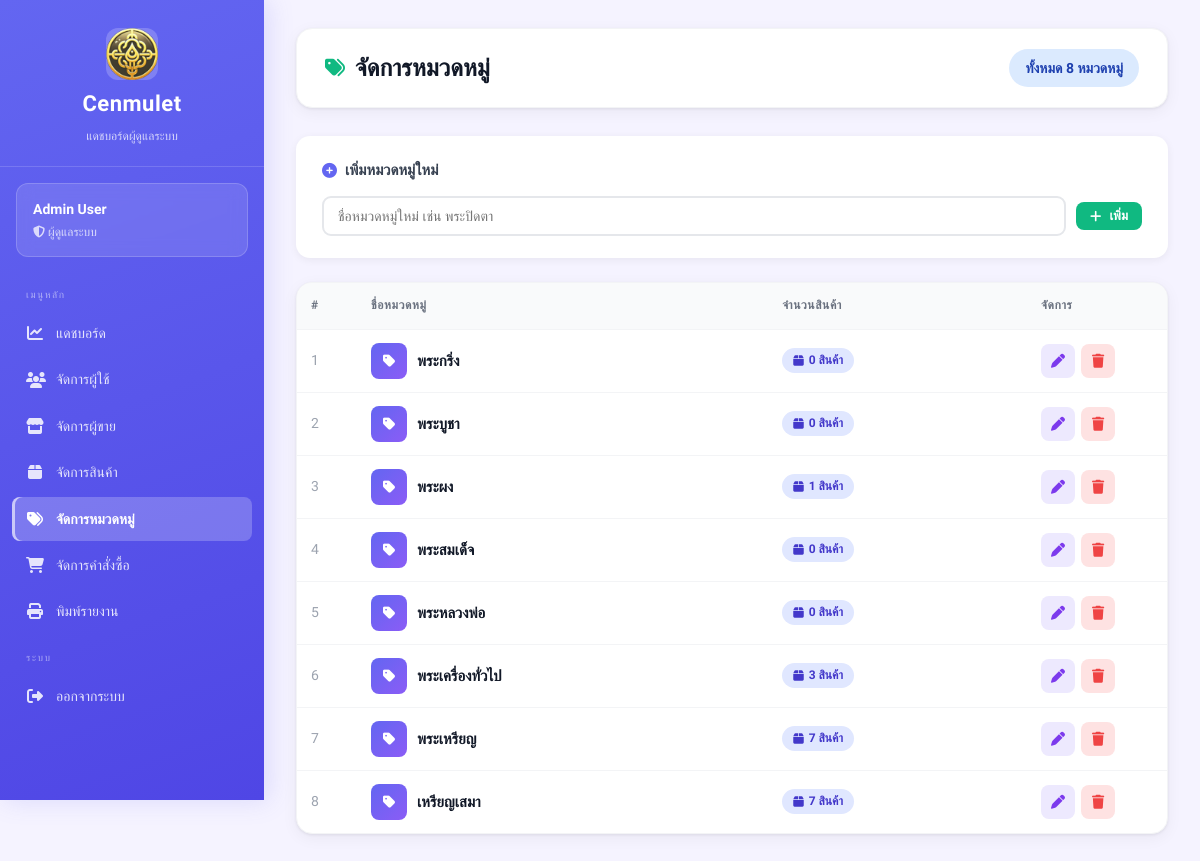
Screenshot of /views/admin/categories.php (signed in) with the database file from the repository.
### tables this page shows
CREATE TABLE categories (
    id INTEGER PRIMARY KEY AUTOINCREMENT,
    category_name TEXT
);

### views/admin/categories.php (the view, shortened to what this page needs)
<?php
require_once __DIR__ . "/../../config/db.php";
$admin_id = $_SESSION['user_id'];
$stmt = $db->prepare("SELECT * FROM admins WHERE id = :id");
$stmt->execute([':id' => $admin_id]);
$admin = $stmt->fetch(PDO::FETCH_ASSOC);
$categories = $db->query("
    SELECT c.*,
           COUNT(a.id) as product_count
    FROM categories c
    LEFT JOIN amulets a ON c.id = a.categoryId
    GROUP BY c.id
    ORDER BY c.category_name ASC
")->fetchAll(PDO::FETCH_ASSOC);
$total = count($categories);
?>
<!DOCTYPE html>
<html lang="th">
<head>
    <link rel="stylesheet" href="/public/css/dashboard.css">
    <link rel="stylesheet" href="https://cdnjs.cloudflare.com/ajax/libs/font-awesome/6.5.1/css/all.min.css">
</head>
<body class="admin">
<div class="dashboard-container">
<?php include __DIR__ . '/_sidebar.php'; ?>
<main class="main-content">
    <div class="top-bar">
        <h1><i class="fa-solid fa-tags"></i> จัดการหมวดหมู่</h1>
        <span class="badge badge-info" style="font-size:14px;padding:8px 16px">
            ทั้งหมด <?php echo $total; ?> หมวดหมู่
        </span>
    </div>
    <div class="cat-form-card">
        <h3><i class="fa-solid fa-plus-circle"></i> เพิ่มหมวดหมู่ใหม่</h3>
        <form action="/admin/category_action.php" method="POST">
            <div class="cat-input-row">
                <input type="text" name="category_name" id="newCategoryName"
                       placeholder="ชื่อหมวดหมู่ใหม่ เช่น พระปิดตา" required maxlength="100"
                       autocomplete="off">
                <button type="submit" class="btn btn-primary btn-sm" style="white-space:nowrap">
                    <i class="fa-solid fa-plus"></i> เพิ่ม
                </button>
            </div>
        </form>
    </div>
    <div class="card">
        <div class="table-wrapper">
        <?php if (count($categories) > 0): ?>
        <table id="catTable">
            <thead>
                <tr>
                    <th style="width:60px">#</th>
                    <th>ชื่อหมวดหมู่</th>
                    <th>จำนวนสินค้า</th>
                    <th style="width:140px">จัดการ</th>
                </tr>
            </thead>
            <tbody>
            <?php foreach ($categories as $i => $c): ?>
            <tr id="row-<?php echo $c['id']; ?>">
                <td style="color:#9ca3af"><?php echo $i + 1; ?></td>
                <td>
                    <div id="view-<?php echo $c['id']; ?>"
                         style="display:flex;align-items:center;gap:10px">
                        <div style="width:36px;height:36px;border-radius:8px;background:linear-gradient(135deg,#6366f1,#8b5cf6);display:flex;align-items:center;justify-content:center;color:#fff;flex-shrink:0">
                            <i class="fa-solid fa-tag"></i>
                        </div>
                        <strong style="font-size:15px"><?php echo htmlspecialchars($c['category_name']); ?></strong>
                    </div>
                </td>
                <td>
                    <span class="cat-count-chip">
                        <i class="fa-solid fa-box"></i>
                        <?php echo number_format($c['product_count']); ?> สินค้า
                    </span>
                </td>
                <td>
                    <div id="viewBtns-<?php echo $c['id']; ?>" style="display:flex;gap:6px">
                        <button class="btn-icon edit-cat" title="แก้ไข"
                                onclick="startEdit(<?php echo $c['id']; ?>)">
                            <i class="fa-solid fa-pen"></i>
                        </button>
                        <form action="/admin/category_action.php" method="POST"
                              onsubmit="return confirmDelete(<?php echo $c['product_count']; ?>, '<?php echo htmlspecialchars(addslashes($c['category_name'])); ?>')">
                            <button type="submit" class="btn-icon delete-cat" title="ลบ">
                                <i class="fa-solid fa-trash"></i>
                            </button>
                        </form>
                    </div>
                </td>
            </tr>
            <?php endforeach; ?>
            </tbody>
        </table>
        <?php endif; ?>
        </div>
    </div>
</main>
</div>
</body>
</html>

### views/admin/_sidebar.php (shortened to what this page needs)
<?php
$current = basename($_SERVER['PHP_SELF']);
?>
<aside class="sidebar admin">
    <div class="sidebar-header">
        <img src="/public/images/image.png" alt="">
        <h2>Cenmulet</h2>
        <p>แดชบอร์ดผู้ดูแลระบบ</p>
    </div>
    <div class="sidebar-user">
        <h3><?php echo htmlspecialchars($admin['fullname']); ?></h3>
        <p><i class="fa-solid fa-shield-halved"></i> ผู้ดูแลระบบ</p>
    </div>
    <ul class="sidebar-menu">
        <li class="menu-sep">เมนูหลัก</li>
        <li>
            <a href="/views/admin/dashboard.php"
               class="<?php echo $current === 'dashboard.php' ? 'active' : ''; ?>">
                <i class="fa-solid fa-chart-line"></i> แดชบอร์ด
            </a>
        </li>
        <li>
            <a href="/views/admin/users.php"
               class="<?php echo $current === 'users.php' ? 'active' : ''; ?>">
                <i class="fa-solid fa-users"></i> จัดการผู้ใช้
            </a>
        </li>
        <li>
            <a href="/views/admin/sellers.php"
               class="<?php echo in_array($current, ['sellers.php','approve_sellers.php']) ? 'active' : ''; ?>">
                <i class="fa-solid fa-store"></i> จัดการผู้ขาย
            </a>
        </li>
        <li>
            <a href="/views/admin/products.php"
               class="<?php echo $current === 'products.php' ? 'active' : ''; ?>">
                <i class="fa-solid fa-box"></i> จัดการสินค้า
            </a>
        </li>
        <li>
            <a href="/views/admin/categories.php"
               class="<?php echo $current === 'categories.php' ? 'active' : ''; ?>">
                <i class="fa-solid fa-tags"></i> จัดการหมวดหมู่
            </a>
        </li>
        <li>
            <a href="/views/admin/orders.php"
               class="<?php echo $current === 'orders.php' ? 'active' : ''; ?>">
                <i class="fa-solid fa-cart-shopping"></i> จัดการคำสั่งซื้อ
            </a>
        </li>
        <li>
            <a href="/views/admin/report.php"
               class="<?php echo $current === 'report.php' ? 'active' : ''; ?>">
                <i class="fa-solid fa-print"></i> พิมพ์รายงาน
            </a>
        </li>
        <li class="menu-sep">ระบบ</li>
        <li>
            <a href="/auth/logout.php">
                <i class="fa-solid fa-right-from-bracket"></i> ออกจากระบบ
            </a>
        </li>
    </ul>
</aside>

### views/admin/categories.php (style rules this page uses)
.cat-form-card { background: #fff; border-radius: 14px; padding: 22px 26px; box-shadow: 0 2px 8px rgba(0,0,0,.06); margin-bottom: 24px; }
.cat-form-card h3 { font-size: 15px; font-weight: 700; color: #374151; margin-bottom: 14px; display: flex; align-items: center; gap: 8px; }
.cat-form-card h3 i { color: #6366f1; }
.cat-input-row { display: flex; gap: 10px; align-items: center; }
.cat-input-row input { flex: 1; padding: 10px 14px; border: 2px solid #e5e7eb; border-radius: 9px; font-family: inherit; font-size: 14px; outline: none; transition: border-color .2s; }
.btn-icon.edit-cat { background: #ede9fe; color: #7c3aed; }
.btn-icon.delete-cat { background: #fee2e2; color: #ef4444; }
.btn-icon { border: none; padding: 7px 10px; border-radius: 8px; cursor: pointer; font-size: 14px; transition: opacity .2s; }
.cat-count-chip { display: inline-flex; align-items: center; gap: 5px; background: #e0e7ff; color: #4338ca; padding: 3px 11px; border-radius: 99px; font-size: 12px; font-weight: 600; }

### rows the page displays
categories: category_name "พระกริ่ง", product_count "0"
categories: category_name "พระบูชา", product_count "0"
categories: category_name "พระผง", product_count "1"
categories: category_name "พระสมเด็จ", product_count "0"
categories: category_name "พระหลวงพ่อ", product_count "0"
categories: category_name "พระเครื่องทั่วไป", product_count "3"
categories: category_name "พระเหรียญ", product_count "7"
categories: category_name "เหรียญเสมา", product_count "7"

### other values shown
$admin['fullname'] "Admin User"
$total "8"
